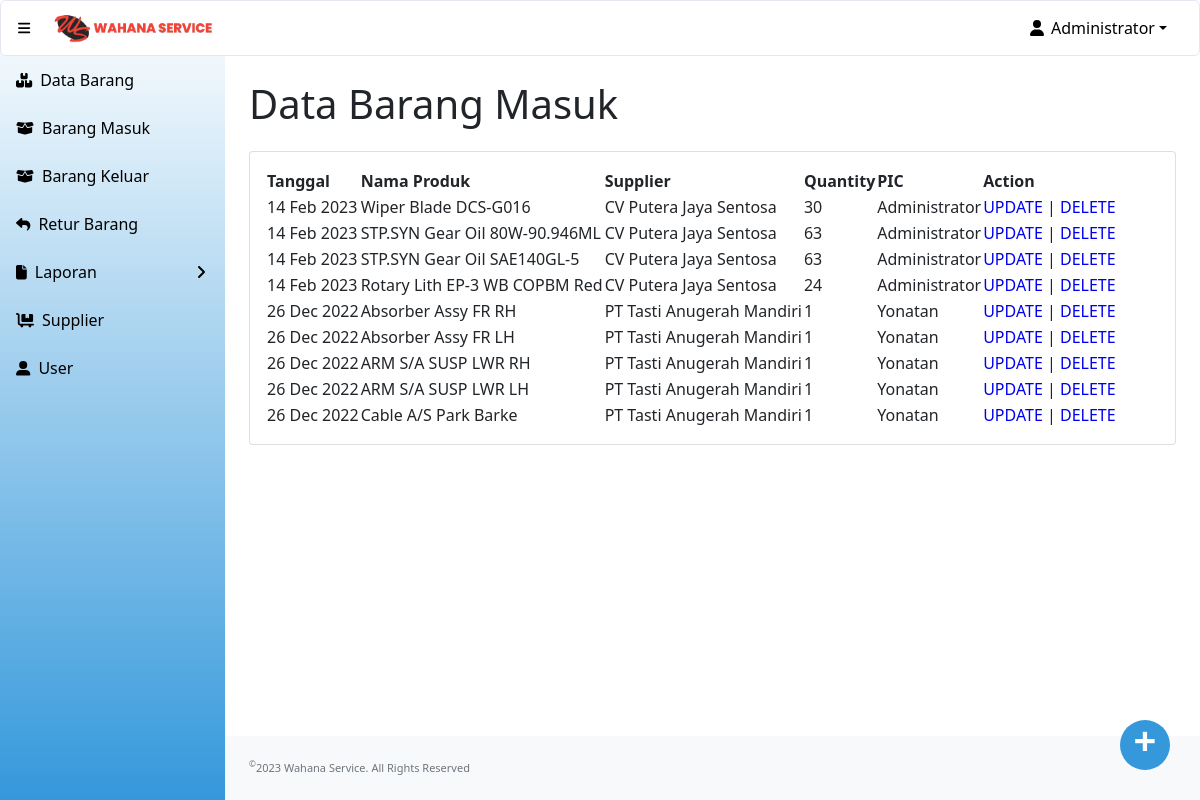
/restock_barang.php (signed in), run on an earlier commit of the app's database.
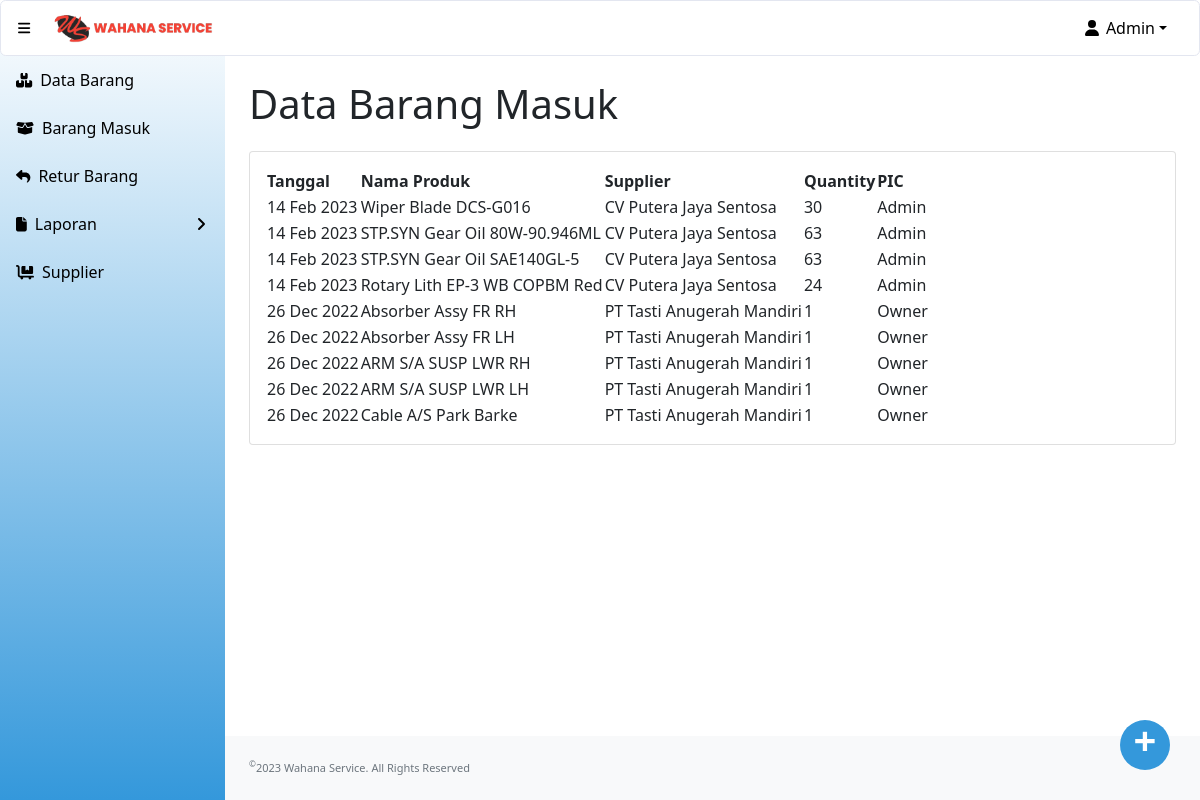
And on a later commit of the database.
### tables this page shows
CREATE TABLE `barang_masuk` (
  `id_masuk` int(11) NOT NULL,
  `id_produk` varchar(10) NOT NULL,
  `id_supplier` int(11) NOT NULL,
  `tanggal` date NOT NULL DEFAULT current_timestamp(),
  `stok` int(11) NOT NULL,
  `id` int(11) NOT NULL
);

CREATE TABLE `produk` (
  `id_produk` varchar(10) NOT NULL,
  `id_supplier` int(11) NOT NULL,
  `nama_produk` varchar(100) NOT NULL,
  `jenis_barang` varchar(100) NOT NULL,
  `qty` int(10) NOT NULL,
  `harga` int(10) NOT NULL
);

CREATE TABLE `supplier` (
  `id_supplier` int(11) NOT NULL,
  `nama_supplier` varchar(200) NOT NULL,
  `alamat` varchar(500) NOT NULL,
  `no_telp` varchar(20) NOT NULL
);

CREATE TABLE `user` (
  `id` int(11) NOT NULL,
  `username` varchar(200) NOT NULL,
  `password` text NOT NULL,
  `fullname` varchar(200) NOT NULL,
  `level` enum('owner','admin','kasir') NOT NULL
);

### restock_barang.php (the view, shortened to what this page needs)
<?php
include "conn.php";
?>
<!DOCTYPE html>
<html lang="en">
    <head>
        <link href="https://cdn.jsdelivr.net/npm/simple-datatables@latest/dist/style.css" rel="stylesheet" />
        <link href="css/styles.css" rel="stylesheet" />
    </head>
    <body class="sb-nav-fixed">
    <?php include "head.php"; ?>
        <div id="layoutSidenav">
        <?php include "menu.php"; ?>
            </div>
            <div id="layoutSidenav_content">
                <main>
                    <div class="container-fluid px-4">
                        <h1 class="mt-4" style="padding-bottom:15px";>Data Barang Masuk</h1>
                        <div class="card mb-4">
                            <div class="card-body">
                                <div class="table-responsive">
                                    <table id="datatablesSimple">
                                        <thead>
                                            <tr>
                                                <th>Tanggal</th>
                                                <th>Nama Produk</th>
                                                <th>Supplier</th>
                                                <th>Quantity</th>
                                                <th>PIC</th>
                                                <?php if($_SESSION['level'] == "owner"){?>
                                                <th>Action</th>
                                                <?php } ?>
                                            </tr>
                                        </thead>
                                        <tbody>
                                            <?php
                                                $sSQL="select * from barang_masuk m, produk p, supplier s, user u where p.id_produk = m.id_produk and s.id_supplier = m.id_supplier and m.id = u.id order by m.id_masuk DESC";
                                                $result=mysqli_query($koneksi, $sSQL);
                                                if (mysqli_num_rows($result) > 0)
                                                {
                                                    while ($row=mysqli_fetch_assoc($result))
                                                    {
                                                        $id_masuk = $row['id_masuk'];
                                                        $tanggal = $row['tanggal'];
                                                        $nama_produk = $row['nama_produk'];
                                                        $nama_supplier = $row['nama_supplier'];
                                                        $stok= $row['stok'];
                                                        $fullname = $row['fullname'];
                                            ?>
                                                <tr>
                                                    <td><?php echo date('d M Y', strtotime($tanggal));?></td>
                                                    <td><?php echo $nama_produk;?></td>
                                                    <td><?php echo $nama_supplier;?></td>
                                                    <td><?php echo $stok;?></td>
                                                    <td><?php echo $fullname;?></td>
                                                    <?php if($_SESSION['level'] == "owner"){?>
                                                    <td><?php echo "<a href='update_restock_barang.php?id_masuk=$id_masuk' class='action'>UPDATE</a> |
                                                    <a href='delete_restok.php?id_masuk=$id_masuk' class='action' onclick='return konfirmasi();'>DELETE</a>"; ?> </td>
                                                    <?php } ?>
                                                </tr>
                                            <?php
                                                    }
                                                }
                                            ?>
                                        </tbody>
                                    </table>
                                </div>
                            </div>
                        </div>
                    </div>
                    <a href="add_restock_barang.php" class="act-btn">
                        +
                    </a>
                </main>
                <footer class="py-4 bg-light mt-auto">
                    <div class="container-fluid px-4">
                        <div class="d-flex align-items-center justify-content-between small">
                           <div class="text-muted"><sup>&copy;</sup>2023 Wahana Service. All Rights Reserved</div>
                        </div>
                    </div>
                </footer>
            </div>
    </body>
</html>

### head.php (shortened to what this page needs)
<!DOCTYPE html>
<html lang="en">
    <head>
        <link href="https://cdn.jsdelivr.net/npm/simple-datatables@latest/dist/style.css" rel="stylesheet" />
        <link href="css/styles.css" rel="stylesheet" />
    </head>
<body class="sb-nav-fixed">
<nav class="sb-topnav navbar navbar-expand">
            <button class="btn btn-link btn-sm order-1 order-lg-0 me-4 me-lg-0" id="sidebarToggle" href="#!"><i class="fas fa-bars"></i></button>
            <a href="index.php"><img src="images/logo-1.png" width="170"></a>
             <ul class="navbar-nav ms-auto ms-md-0 me-3 me-lg-4">
                <li class="nav-item dropdown">
                <a class="nav-link dropdown-toggle" id="navbarDropdownMenuLink" href="#" role="button" data-bs-toggle="dropdown" aria-expanded="false"><i class="fas fa-user fa-fw"></i> <?php echo $_SESSION['fullname']; ?></a>
                </li>
            </ul>
        </nav>
</body>
</html>

### menu.php (shortened to what this page needs)
<!DOCTYPE html>
<html lang="en">
    <head>
        <link href="https://cdn.jsdelivr.net/npm/simple-datatables@latest/dist/style.css" rel="stylesheet" />
        <link href="css/styles.css" rel="stylesheet" />
    </head>
<body class="sb-nav-fixed">
<div id="layoutSidenav_nav">
    <nav class="sb-sidenav accordion" id="sidenavAccordion" style="background: -webkit-linear-gradient(bottom,#3498db, #FFFFFF);">
        <div class="sb-sidenav-menu">
            <div class="nav">
                <a class="nav-link" href="index.php">
                    <div class="sb-nav-link-icon"><i class="fa-solid fa-boxes-stacked"></i></div>
                    Data Barang
                </a>
                <?php if($_SESSION['level'] == "owner" || $_SESSION['level'] == "admin"){?>
                <a class="nav-link" href="restock_barang.php">
                    <div class="sb-nav-link-icon"><i class="fas fa-box-open"></i></div>
                    Barang Masuk
                </a>
                <?php } ?>
                <?php if($_SESSION['level'] == "owner" || $_SESSION['level'] == "kasir"){?>
                <a class="nav-link" href="barang_keluar.php">
                    <div class="sb-nav-link-icon"><i class="fas fa-box-open"></i></div>
                    Barang Keluar
                </a>
                <?php } ?>
                <?php if($_SESSION['level'] == "owner" || $_SESSION['level'] == "admin"){?>
                <a class="nav-link" href="retur.php">
                    <div class="sb-nav-link-icon"><i class="fa fa-reply"></i></div>
                    Retur Barang
                </a>
                <?php } ?>
                <a class="nav-link collapsed" href="#" data-bs-toggle="collapse" data-bs-target="#collapseLayouts" aria-expanded="false" aria-controls="collapseLayouts">
                    <div class="sb-nav-link-icon"><i class="fa fa-file"></i></div>
                    Laporan
                    <div class="sb-sidenav-collapse-arrow"><i class="fas fa-angle-down"></i></div>
                </a>
                <?php if($_SESSION['level'] == "owner" || $_SESSION['level'] == "admin"){?>
                <a class="nav-link" href="supplier.php">
                    <div class="sb-nav-link-icon"><i class="fa-solid fa-cart-flatbed"></i></div>
                    Supplier
                </a>
                <?php } ?>
                <?php if($_SESSION['level'] == "owner"){?>
                <a class="nav-link" href="user.php">
                    <div class="sb-nav-link-icon"><i class='fa-solid fa-user-large'></i></div>
                    User
                </a>
                <?php } ?>
            </div>
        </div>
    </nav>
</body>
</html>

What changed in the data, as far as the page shows it:
changed through a linked row, barang_masuk "Wiper Blade DCS-G016": id.fullname "Administrator" → "Admin"; no longer shows "UPDATE | DELETE"
changed through a linked row, barang_masuk "STP.SYN Gear Oil 80W-90.946ML": id.fullname "Administrator" → "Admin"; no longer shows "UPDATE | DELETE"
changed through a linked row, barang_masuk "STP.SYN Gear Oil SAE140GL-5": id.fullname "Administrator" → "Admin"; no longer shows "UPDATE | DELETE"
changed through a linked row, barang_masuk "Rotary Lith EP-3 WB COPBM Red": id.fullname "Administrator" → "Admin"; no longer shows "UPDATE | DELETE"
changed through a linked row, barang_masuk "Absorber Assy FR RH": id.fullname "Yonatan" → "Owner"; no longer shows "UPDATE | DELETE"
changed through a linked row, barang_masuk "Absorber Assy FR LH": id.fullname "Yonatan" → "Owner"; no longer shows "UPDATE | DELETE"
changed through a linked row, barang_masuk "ARM S/A SUSP LWR RH": id.fullname "Yonatan" → "Owner"; no longer shows "UPDATE | DELETE"
changed through a linked row, barang_masuk "ARM S/A SUSP LWR LH": id.fullname "Yonatan" → "Owner"; no longer shows "UPDATE | DELETE"
changed through a linked row, barang_masuk "Cable A/S Park Barke": id.fullname "Yonatan" → "Owner"; no longer shows "UPDATE | DELETE"
Also different on the page:
$_SESSION['fullname']: "Administrator" → "Admin"
text no longer shown: "Barang Keluar User Action"
